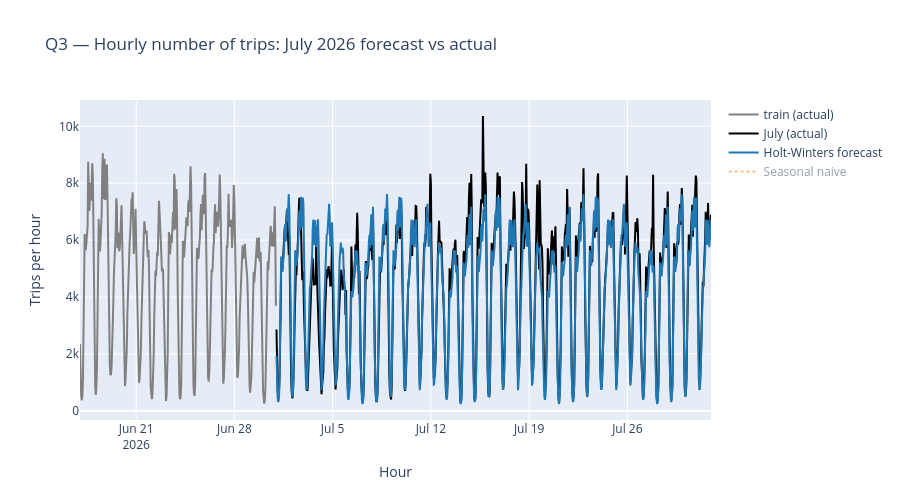

Write notebook code for a chart like this one.
### Markdown cell above
**Interpretation Q2.**
- The rules with the highest lift (≈ 8–11) all describe the **airport trip pattern**:
  `PU=Airport → DO=Manhattan & dist=long & pay=card`. A trip starting at an airport is ~10 times more likely
  than average to be a long card-paid trip to Manhattan. Airports are a clearly separate market.
- **Short Manhattan card trips come with high tips**: `dist=short & pay=card → tip=high` (support ≈ 27 %,
  confidence ≈ 72 %, lift ≈ 1.9). Customers tip proportionally more on small fares (the tip screen
  suggests fixed percentages / minimums), and this is reinforced in the evening and late evening.
- **Outer boroughs ↔ flex fare**: `PU=Brooklyn → pay=flex` (confidence ≈ 73 %, lift ≈ 3): outside Manhattan,
  yellow taxis are mostly booked through apps with an up-front price, not hailed in the street.
- **Night ↔ weekend in Manhattan**: `DO=Manhattan & time=night → PU=Manhattan & day=weekend` (lift ≈ 2):
  night trips are mostly week-end nightlife trips inside Manhattan.

### Code cell
if __name__ == "__main__":
    # Query 3: temporal forecasting
    series = hourly_series(df, START, END)
    train, q3_forecast, q3_metrics = forecast_demand(series)
    display(q3_metrics)
    fig_q3 = plot_forecast(train, q3_forecast)
    fig_q3.show()

### Figure 1 — Plotly figure (JSON) as saved in the notebook; plotly's stock layout.template omitted (floating-point values rounded to 4 significant figures; data arrays with more than 128 entries replaced by an {"elided": "..."} marker saying what was removed)
{"data": [{"line": {"color": "grey"}, "name": "train (actual)", "type": "scatter", "x": {"elided": "336 str values"}, "y": {"elided": "336 int values"}}, {"line": {"color": "black"}, "name": "July (actual)", "type": "scatter", "x": {"elided": "744 str values"}, "y": {"elided": "744 int values"}}, {"line": {"color": "#1f77b4"}, "name": "Holt-Winters forecast", "type": "scatter", "x": {"elided": "744 str values"}, "y": {"elided": "744 float values"}}, {"line": {"color": "#ff7f0e", "dash": "dot"}, "name": "Seasonal naive", "type": "scatter", "visible": "legendonly", "x": {"elided": "744 str values"}, "y": {"elided": "744 int values"}}], "layout": {"height": 500, "title": {"text": "Q3 — Hourly number of trips: July 2026 forecast vs actual"}, "xaxis": {"title": {"text": "Hour"}}, "yaxis": {"title": {"text": "Trips per hour"}}}}
